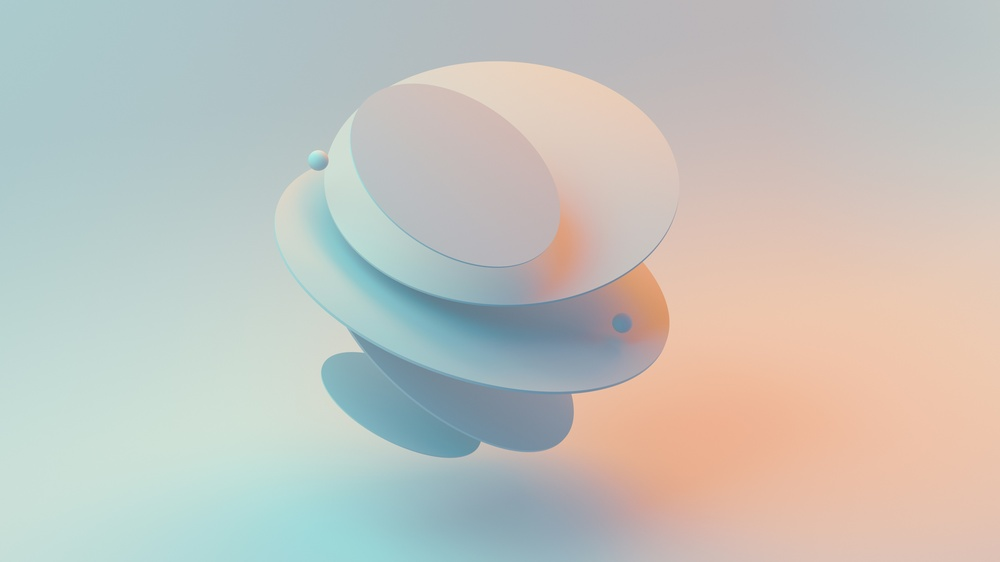
#> input picture data/1.jpg, 1000 x 562 px, shrunk from 7680 x 4320 before the run
$ python afterimage.py ../data/1.jpg out.png
#> lines starting #> are read from the running program, lines starting #| are printed output that depends on the picture
### model/utils.py
import cv2
import numpy as np


def read_image_grayscale(path: str) -> np.ndarray:
    """
    Read an image from a file path in grayscale.

    Parameters
    ----------
    path : str
        Path to the image file.

    Returns
    -------
    np.ndarray
        Grayscale image.
    """
#> called with path = '../data/1.jpg'
    image = cv2.imread(path, cv2.IMREAD_GRAYSCALE)
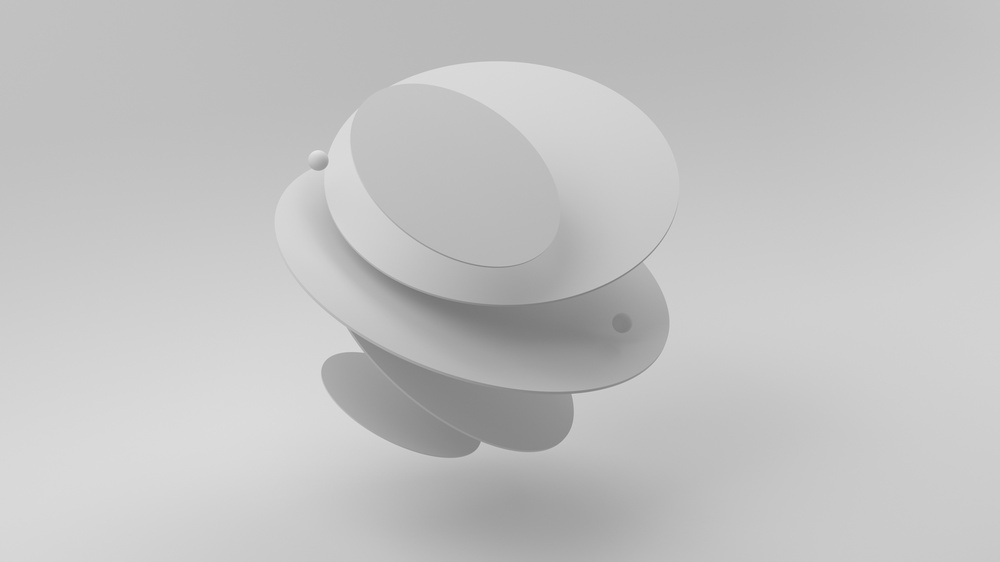
#> image: shape (562, 1000); min 116, max 232, mean 194.2
    if image is None:
        raise FileNotFoundError(f"Image not found at: {path}")
    return image

# [6 lines left out: function read_image_color, not called in this run]


def save_image(path: str, image: np.ndarray):
    """
    Save an image to a specified file path.

    Parameters
    ----------
    path : str
        Destination file path.
    image : np.ndarray
        Image array to save.
    """
    cv2.imwrite(path, image)

### model/receptor_kinetics.py
import numpy as np


def update_opsin_concentration(current_r: np.ndarray, effective_radiance: np.ndarray,
                               ca: float = 0.3, cd: float = 0.3, dt: float = 0.032) -> np.ndarray:
    """
    Update the opsin concentration based on a simple bleaching/regeneration model.

    The model follows:
        dr/dt = ca * effective_radiance * (1 - r) - cd * r

    Parameters
    ----------
    current_r : np.ndarray
        Current opsin concentration (values in [0, 1]).
    effective_radiance : np.ndarray
        Driving radiance signal.
    ca : float, optional
        Activation (bleaching) constant (default: 0.3).
    cd : float, optional
        Deactivation (regeneration) constant (default: 0.3).
    dt : float, optional
        Time step in seconds (default: 0.032).

    Returns
    -------
    np.ndarray
        Updated opsin concentration, clamped to [0, 1].
    """
    dr_dt = ca * effective_radiance * (1 - current_r) - cd * current_r
    new_r = current_r + dt * dr_dt
    return np.clip(new_r, 0, 1)

### model/afterimage.py
import numpy as np
import cv2
from model.receptor_kinetics import update_opsin_concentration

def generate_afterimage(input_image: np.ndarray, params: dict) -> np.ndarray:
    """
    Generate an afterimage from the input image by simulating photoreceptor bleaching.

    Parameters
    ----------
    input_image : np.ndarray
        Input image as a NumPy array (grayscale or single channel).
    params : dict
        Dictionary of parameters. Expected keys include:
          - intensity: scaling factor for the afterimage intensity (default: 1.0)
          - ca: activation constant (default: 0.3)
          - cd: deactivation constant (default: 0.3)
          - dt: time step in seconds (default: 0.032)
          - iterations: number of iterations to simulate (default: 10)

    Returns
    -------
    np.ndarray
        Processed image representing the afterimage (8-bit).
    """
    # Ensure the image is float32
    if input_image.dtype != np.float32:
        input_image = input_image.astype(np.float32) / 255.0

    # Clamp image values to [0,1]
    input_image = np.clip(input_image, 0, 1)

    # Initialize opsin concentration
    opsin = np.ones_like(input_image)

    ca = params.get('ca', 0.3)
    cd = params.get('cd', 0.3)
    dt = params.get('dt', 0.032)
    iterations = params.get('iterations', 10)

    # Simulate bleaching over time
    for _ in range(iterations):
        opsin = update_opsin_concentration(opsin, input_image, ca=ca, cd=cd, dt=dt)
#> this loop made 20 passes
#> pass 2, in update_opsin_concentration (call 2), `dr_dt = ca * effective_radiance * (1 - current_r) - cd * current_r`:
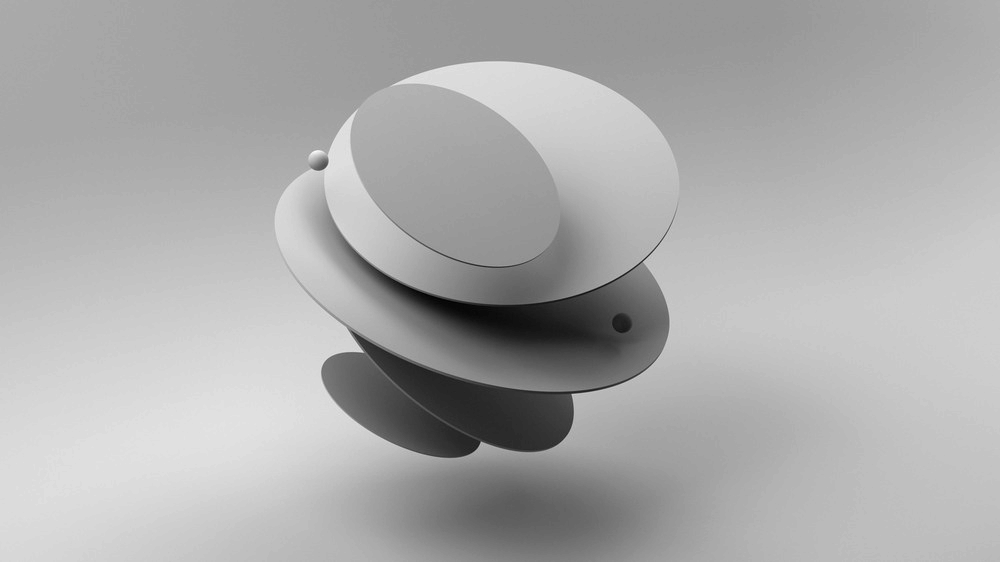
#> dr_dt: shape (562, 1000) float32; min -0.196, max -0.194, mean -0.195; drawn with min black and max white

    # Compute afterimage by subtracting from initial opsin state
    afterimage = 1.0 - opsin
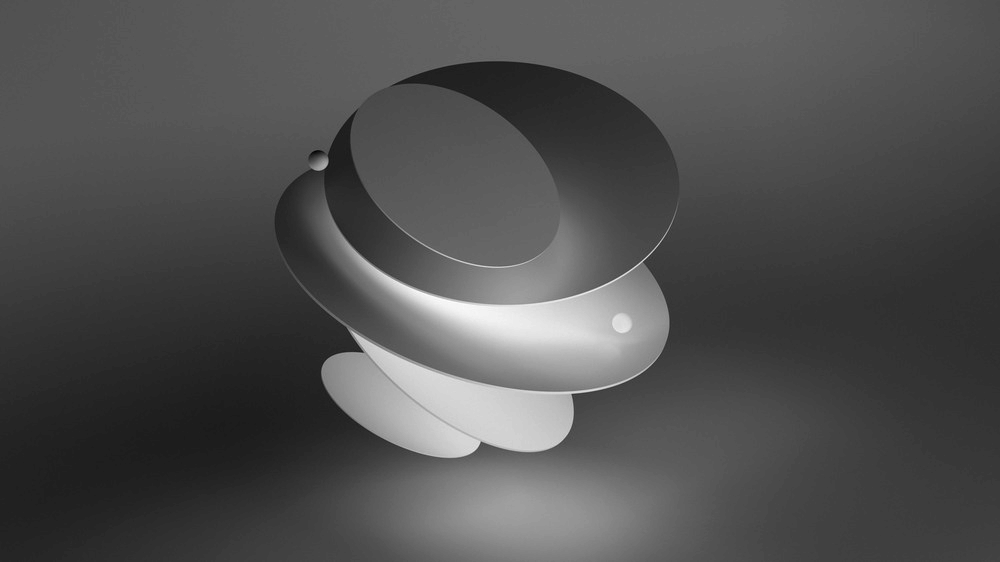
#> afterimage: shape (562, 1000) float32; min 0.154, max 0.168, mean 0.159; drawn with min black and max white

    # Apply intensity factor
    afterimage *= params.get('intensity', 1.0)

    # Clip to [0, 1]
    afterimage = np.clip(afterimage, 0, 1)

    # Convert back to 8-bit
    result = (afterimage * 255).astype(np.uint8)
    return result


if __name__ == '__main__':
    import argparse
    from model.utils import read_image_grayscale, save_image

    parser = argparse.ArgumentParser(description="Generate an afterimage from an input image.")
    parser.add_argument("input_image", help="Path to the input image")
    parser.add_argument("output_image", help="Path to save the afterimage")
    args = parser.parse_args()

    # Load the input image
    image = read_image_grayscale(args.input_image)

    # Generate the afterimage
    params = {'intensity': 2.0, 'ca': 0.4, 'cd': 0.2, 'dt': 0.05, 'iterations': 20}
    result = generate_afterimage(image, params)

    # Save and display the result
    save_image(args.output_image, result)

    print("Afterimage saved to:", args.output_image)

$ run again, on data/5.jpg
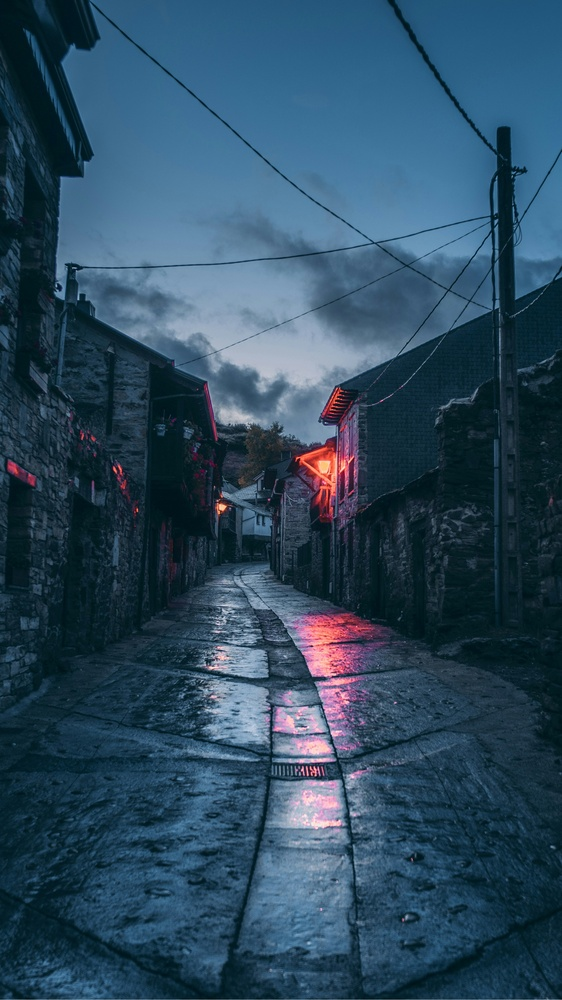
#> input picture data/5.jpg, 562 x 1000 px, shrunk from 2205 x 3920 before the run
#> in read_image_grayscale, `image = cv2.imread(path, cv2.IMREAD_GRAYSCALE)`:
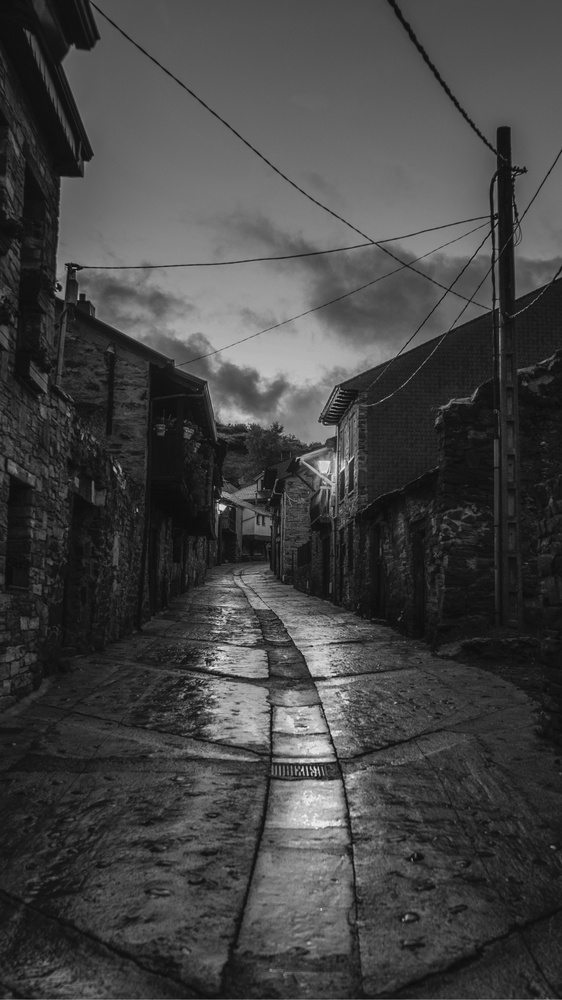
#> image: shape (1000, 562); min 8, max 244, mean 67.4
#> in generate_afterimage, `afterimage *= params.get('intensity', 1.0)`:
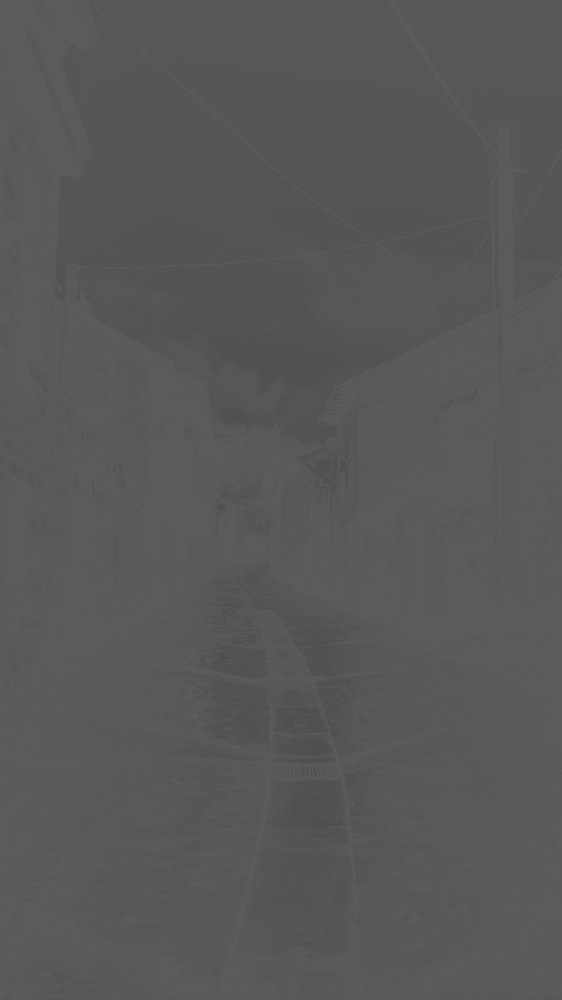
#> afterimage: shape (1000, 562) float32; min 0.306, max 0.362, mean 0.347

$ run again, on data/7.jpg
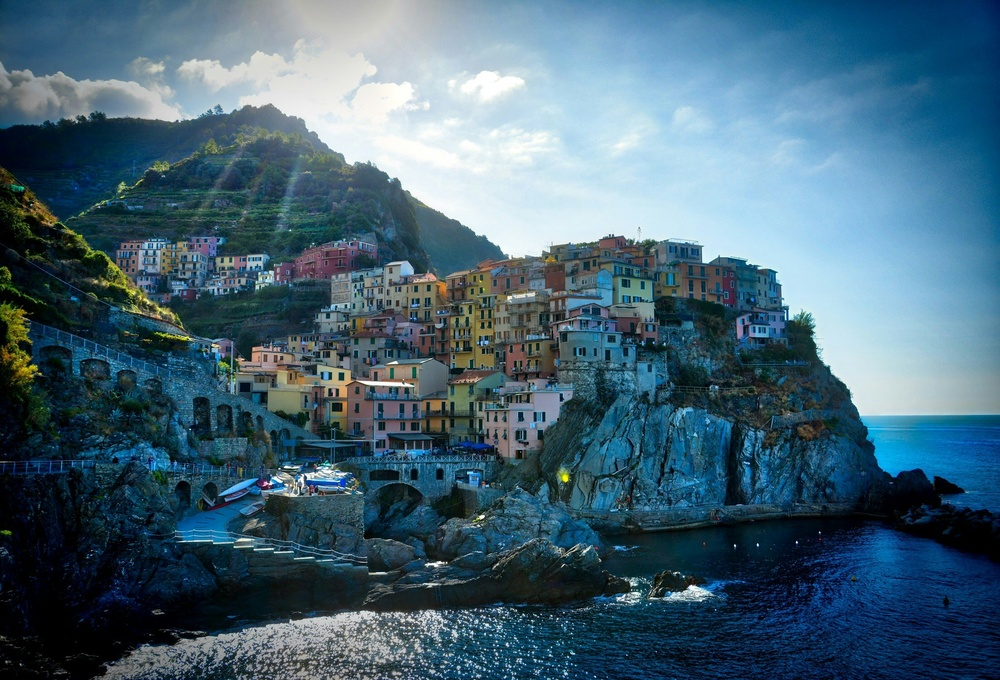
#> input picture data/7.jpg, 1000 x 680 px, shrunk from 2206 x 1499 before the run
#> after the loop in generate_afterimage, `for _ in range(iterations):`:
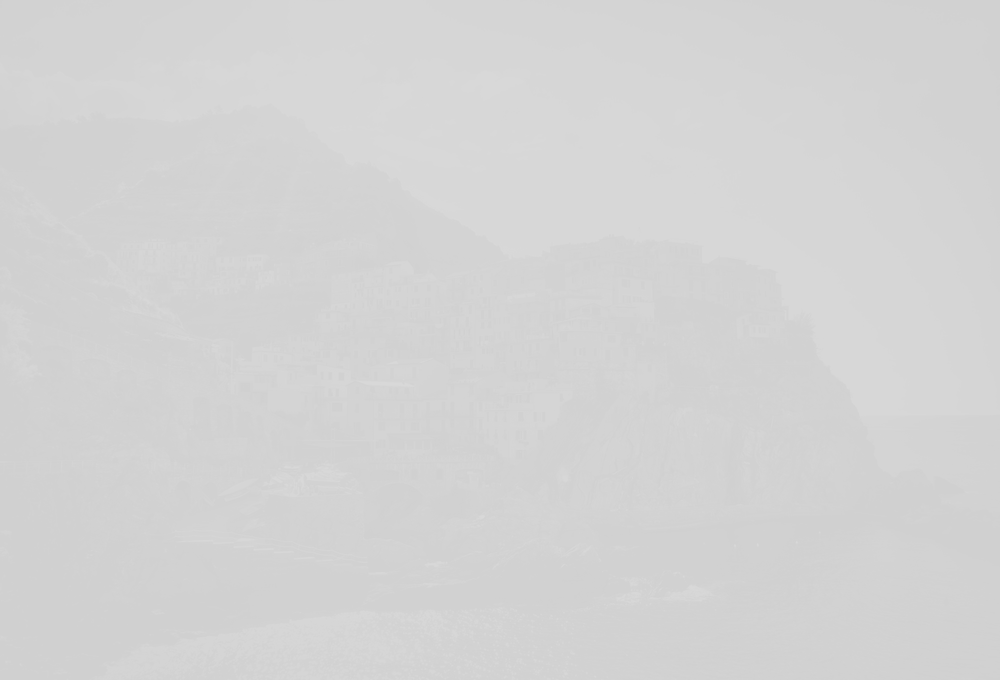
#> opsin: shape (680, 1000) float32; min 0.818, max 0.848, mean 0.83
#> in generate_afterimage, `afterimage *= params.get('intensity', 1.0)`:
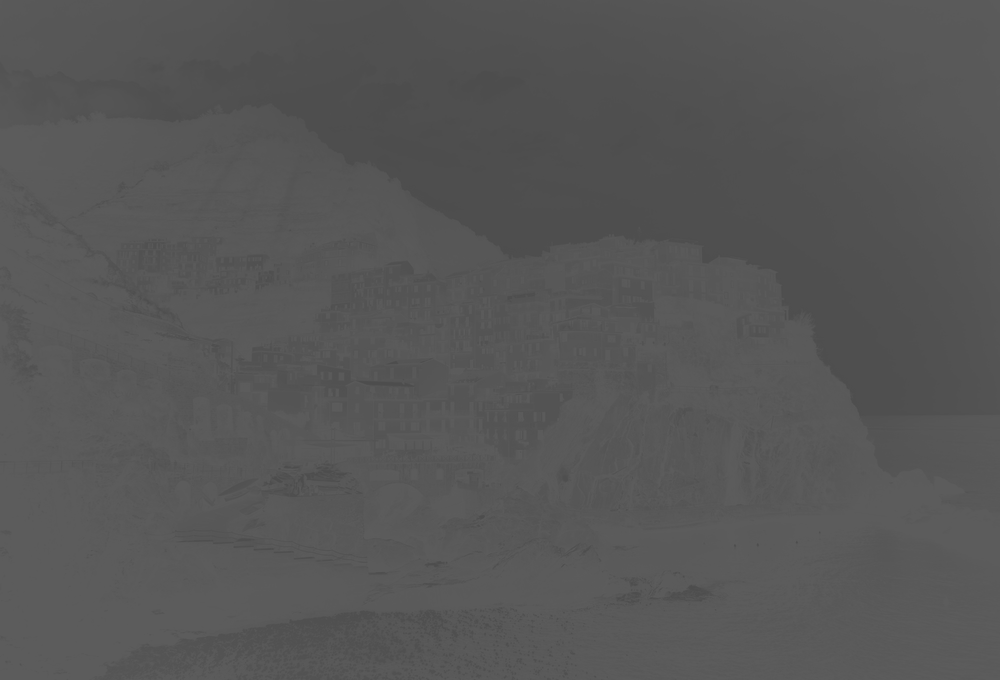
#> afterimage: shape (680, 1000) float32; min 0.304, max 0.364, mean 0.341
